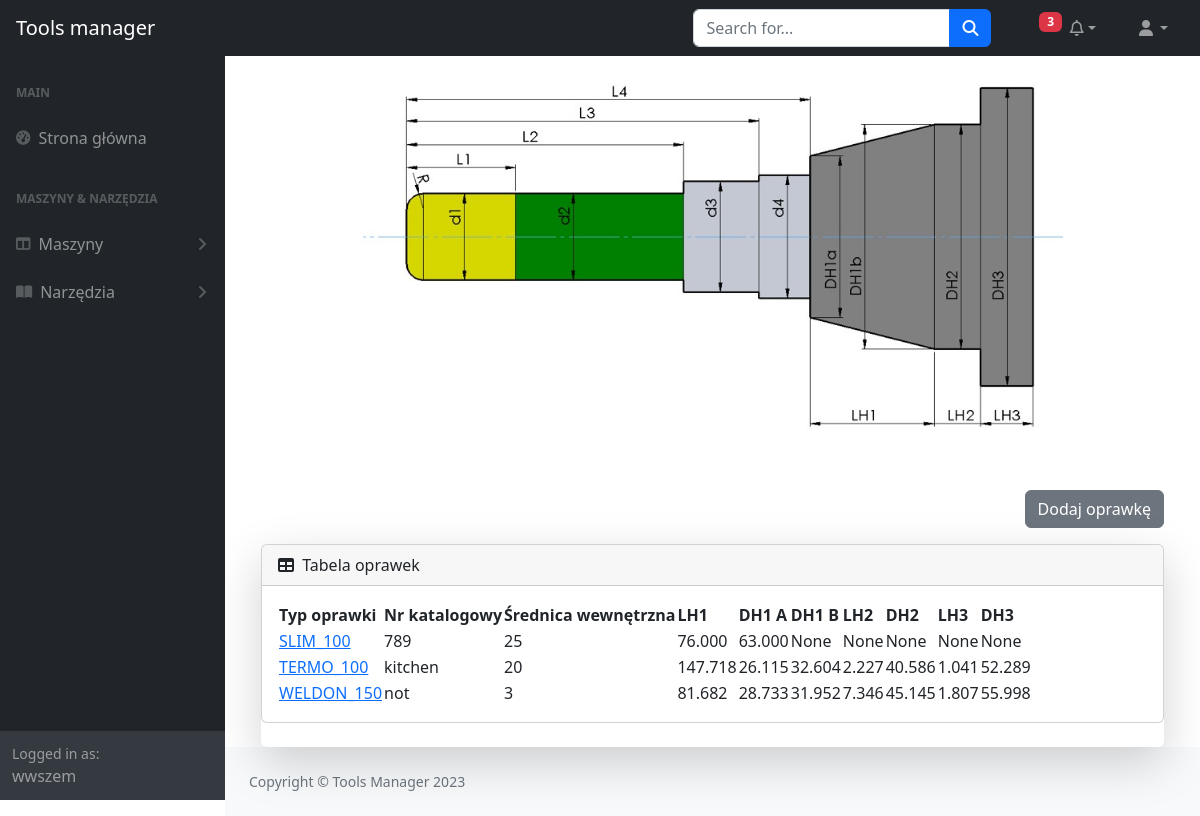
Page /holder/ (signed in) on the earlier database version.
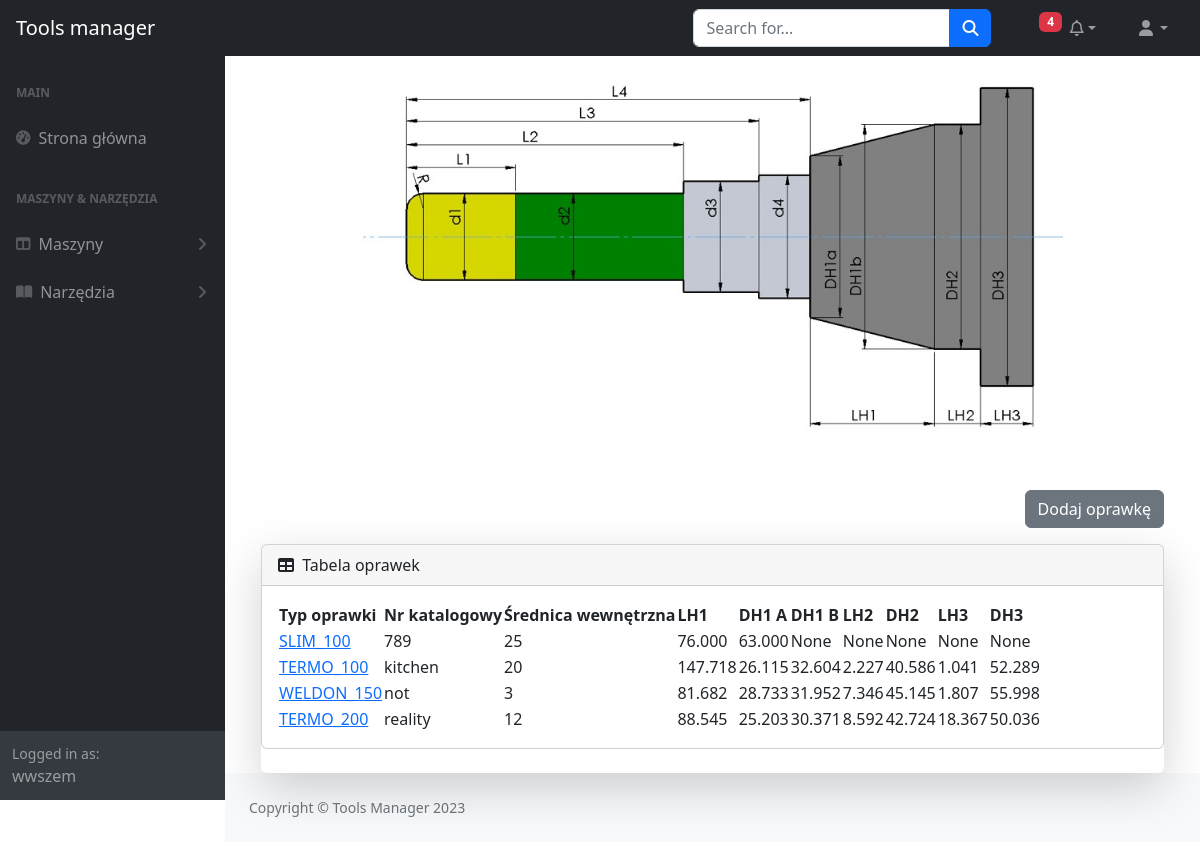
Same page on the later database version.
### holders/models.py (models this page shows, shortened)
class Holder(models.Model):
    holder_type_choices = [
        ('type_1', 'SLIM_100'),
        ('type_2', 'SLIM_150'),
        ('type_3', 'SLIM_200'),
        ('type_4', 'TERMO_100'),
        ('type_5', 'TERMO_150'),
        ('type_6', 'TERMO_200'),
        ('type_7', 'ER_32'),
        ('type_8', 'ER_40'),
        ('type_9', 'WELDON_100'),
        ('type_10', 'WELDON_150'),
        ('type_11', 'WELDON_200'),
        ('type_12', 'STYROPIAN'),
        ('type_13', 'UCHWYT_76'),
    ]
    holder_type_dict = dict(holder_type_choices)
    holder_type = models.CharField(max_length=100, choices=holder_type_choices)
    inner_diameter = models.PositiveIntegerField()
    catalog_nr = models.CharField(max_length=100, blank=True)
    LH1 = models.DecimalField(max_digits=10, decimal_places=3, blank=True, null=True)
    DH1_A = models.DecimalField(max_digits=10, decimal_places=3, blank=True, null=True)
    DH1_B = models.DecimalField(max_digits=10, decimal_places=3, blank=True, null=True)
    LH2 = models.DecimalField(max_digits=10, decimal_places=3, blank=True, null=True)
    DH2 = models.DecimalField(max_digits=10, decimal_places=3, blank=True, null=True)
    LH3 = models.DecimalField(max_digits=10, decimal_places=3, blank=True, null=True)
    DH3 = models.DecimalField(max_digits=10, decimal_places=3, blank=True, null=True)
    author = models.ForeignKey(User, on_delete=models.SET_DEFAULT, default=None)

### holders/views.py (the view)
# urls.py: path('holder/', HolderListView.as_view(), name='holder'),
class HolderListView(ListView):
    model = Holder
    template_name = 'holders/holder.html'
    def get(self, request, *args, **kwargs):
        user = request.user
        logger.info(f'Holder List View accessed by user {user}')
        return super().get(request, *args, **kwargs)

### machines/context_processors.py (called while the page is built)
def all_machines(request):
    return {'machines': Machine.objects.all()}

def user_notifications(request):
    if not request.user.is_anonymous:
        user = request.user
        return {'user_notifications': UserNotification.objects.filter(user=user, is_read=False).select_related(
                'notification__user_comment').order_by('-notification__created_at')}
    return {'user_notifications': []}

### holders/templates/holders/holder.html (shortened to what this page needs)
{% extends 'machines/index.html' %}
{% load static %}
{% block content %}
<div class="container">
    <div class="col-lg text-center">
        <img src="{% static 'media/tool.jpg' %}" alt="Tool Image" class="img-fluid rounded" style="max-width: 700px;">
    </div>
    <div class="row justify-content-center">
        <div class="col-lg">
            {% if perms.tools_assembly.add_holder %}
            <div class="text-end mb-3">
                <a class="btn btn-secondary btn-md mt-5 mb-0" href="{% url 'holder-create' %}">Dodaj oprawkę</a>
            </div>
            {% endif %}
            <div class="card shadow-lg border-0 rounded-lg mt-3">
                <div class="card mb-4">
                    <div class="card-header">
                        <i class="fas fa-table me-1"></i>
                        Tabela oprawek
                    </div>
                    <div class="card-body">
                        <table id="datatablesSimple">
                            <thead>
                                <tr>
                                    <th>Typ oprawki</th>
                                    <th>Nr katalogowy</th>
                                    <th>Średnica wewnętrzna</th>
                                    <th>LH1</th>
                                    <th>DH1 A</th>
                                    <th>DH1 B</th>
                                    <th>LH2</th>
                                    <th>DH2</th>
                                    <th>LH3</th>
                                    <th>DH3</th>
                                </tr>
                            </thead>
                            <tbody>
                                {% for holder in object_list %}
                                <tr>
                                    <td><a href="{% url 'holder-detail' holder.pk %}">{{ holder.get_holder_type_display }}</a></td>
                                    <td>{{ holder.catalog_nr }}</td>
                                    <td>{{ holder.inner_diameter }}</td>
                                    <td>{{ holder.LH1 }}</td>
                                    <td>{{ holder.DH1_A }}</td>
                                    <td>{{ holder.DH1_B }}</td>
                                    <td>{{ holder.LH2 }}</td>
                                    <td>{{ holder.DH2 }}</td>
                                    <td>{{ holder.LH3 }}</td>
                                    <td>{{ holder.DH3 }}</td>
                                </tr>
                                {% endfor %}
                            </tbody>
                        </table>
                    </div>
                </div>
            </div>
        </div>
    </div>
</div>
{% endblock %}

### machines/templates/machines/index.html (shortened to what the changed rows need)
{% load static %}
<!DOCTYPE html>
<html lang="en">
    <head>
        <link href="https://cdn.jsdelivr.net/npm/simple-datatables@7.1.2/dist/style.min.css" rel="stylesheet" />
        <link href="{% static 'css/styles.css' %}" rel="stylesheet" />
    </head>
    <body class="sb-nav-fixed">
        <nav class="sb-topnav navbar navbar-expand navbar-dark bg-dark">
            <ul class="navbar-nav ms-auto ms-md-0 me-3 me-lg-4">
                <ul>
                    {% if user_notifications.count > 0 %}
                        <span class="badge bg-danger">{{ user_notifications.count }}</span>
                    {% else %}
                        <span class="badge bg-danger">0</span>
                    {% endif %}
                </ul>
            </ul>
        </nav>
        <div id="layoutSidenav">
            <div id="layoutSidenav_content">
            <main>
                <div class="container-fluid px-4">
                    {% block content %}{% endblock %}
                </div>
            </main>
            </div>
        </div>
    </body>
</html>

Differences in the rows shown:
added Holder: holder_type "TERMO_200", catalog_nr "reality", inner_diameter "12", LH1 "88.545", DH1_A "25.203", DH1_B "30.371", LH2 "8.592", DH2 "42.724", LH3 "18.367", DH3 "50.036"
Other differences:
{{ user_notifications.count }}: "3" → "4"
